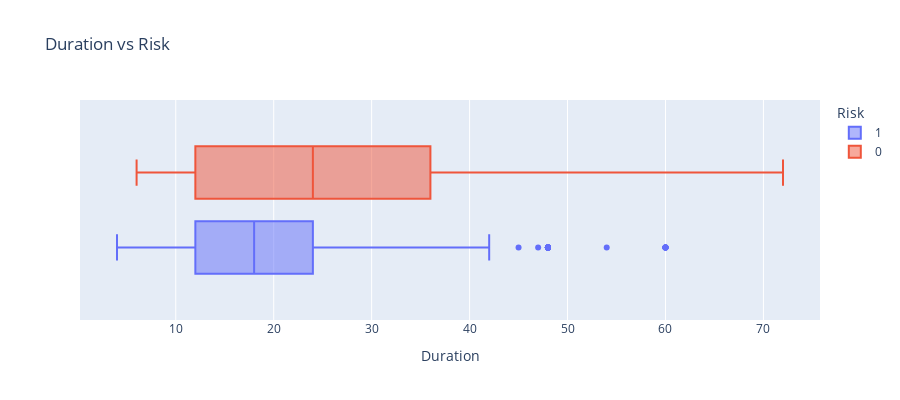
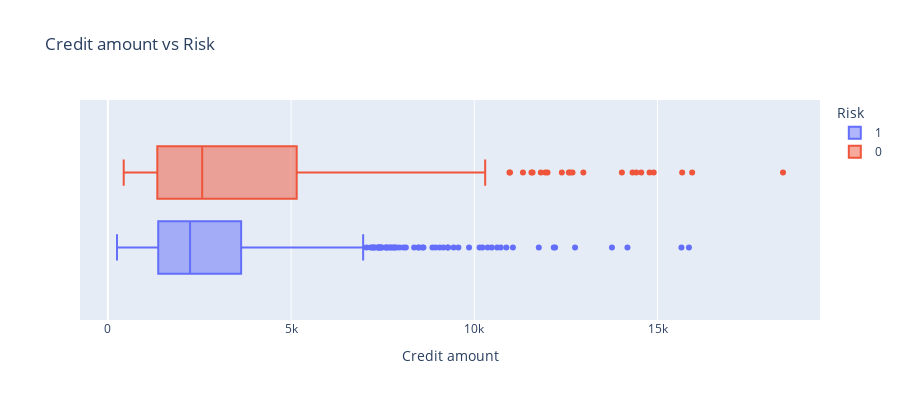
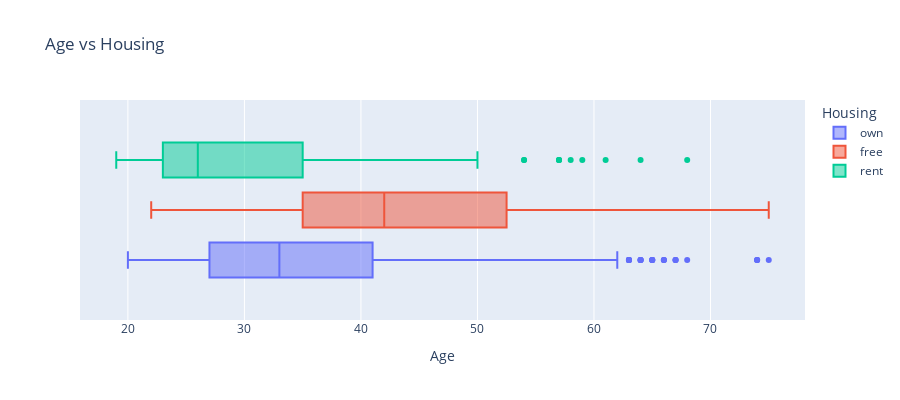

Notebook code for these charts, in order:
### Code cell
px.box(gc_df,x='Duration', color='Risk', title='Duration vs Risk', height=400).show()
px.box(gc_df,x='Credit amount', color='Risk', title='Credit amount vs Risk', height=400).show()
px.box(gc_df,x='Age', color='Housing', title='Age vs Housing', height=400).show()

### Figure 1 — Plotly figure (JSON) as saved in the notebook; plotly's stock layout.template omitted (floating-point values rounded to 4 significant figures; data arrays with more than 128 entries replaced by an {"elided": "..."} marker saying what was removed)
{"data": [{"alignmentgroup": "True", "hovertemplate": "Risk=1<br>Duration=%{x}<extra></extra>", "legendgroup": "1", "marker": {"color": "#636efa"}, "name": "1", "notched": false, "offsetgroup": "1", "orientation": "h", "showlegend": true, "type": "box", "x": {"elided": "700 int values"}, "x0": " ", "xaxis": "x", "y0": " ", "yaxis": "y"}, {"alignmentgroup": "True", "hovertemplate": "Risk=0<br>Duration=%{x}<extra></extra>", "legendgroup": "0", "marker": {"color": "#EF553B"}, "name": "0", "notched": false, "offsetgroup": "0", "orientation": "h", "showlegend": true, "type": "box", "x": {"elided": "300 int values"}, "x0": " ", "xaxis": "x", "y0": " ", "yaxis": "y"}], "layout": {"boxmode": "group", "height": 400, "legend": {"title": {"text": "Risk"}, "tracegroupgap": 0}, "title": {"text": "Duration vs Risk"}, "xaxis": {"anchor": "y", "domain": [0, 1], "title": {"text": "Duration"}}, "yaxis": {"anchor": "x", "domain": [0, 1]}}}

### Figure 2 — Plotly figure (JSON) as saved in the notebook; plotly's stock layout.template omitted (floating-point values rounded to 4 significant figures; data arrays with more than 128 entries replaced by an {"elided": "..."} marker saying what was removed)
{"data": [{"alignmentgroup": "True", "hovertemplate": "Risk=1<br>Credit amount=%{x}<extra></extra>", "legendgroup": "1", "marker": {"color": "#636efa"}, "name": "1", "notched": false, "offsetgroup": "1", "orientation": "h", "showlegend": true, "type": "box", "x": {"elided": "700 int values"}, "x0": " ", "xaxis": "x", "y0": " ", "yaxis": "y"}, {"alignmentgroup": "True", "hovertemplate": "Risk=0<br>Credit amount=%{x}<extra></extra>", "legendgroup": "0", "marker": {"color": "#EF553B"}, "name": "0", "notched": false, "offsetgroup": "0", "orientation": "h", "showlegend": true, "type": "box", "x": {"elided": "300 int values"}, "x0": " ", "xaxis": "x", "y0": " ", "yaxis": "y"}], "layout": {"boxmode": "group", "height": 400, "legend": {"title": {"text": "Risk"}, "tracegroupgap": 0}, "title": {"text": "Credit amount vs Risk"}, "xaxis": {"anchor": "y", "domain": [0, 1], "title": {"text": "Credit amount"}}, "yaxis": {"anchor": "x", "domain": [0, 1]}}}

### Figure 3 — Plotly figure (JSON) as saved in the notebook; plotly's stock layout.template omitted (floating-point values rounded to 4 significant figures; data arrays with more than 128 entries replaced by an {"elided": "..."} marker saying what was removed)
{"data": [{"alignmentgroup": "True", "hovertemplate": "Housing=own<br>Age=%{x}<extra></extra>", "legendgroup": "own", "marker": {"color": "#636efa"}, "name": "own", "notched": false, "offsetgroup": "own", "orientation": "h", "showlegend": true, "type": "box", "x": {"elided": "713 int values"}, "x0": " ", "xaxis": "x", "y0": " ", "yaxis": "y"}, {"alignmentgroup": "True", "hovertemplate": "Housing=free<br>Age=%{x}<extra></extra>", "legendgroup": "free", "marker": {"color": "#EF553B"}, "name": "free", "notched": false, "offsetgroup": "free", "orientation": "h", "showlegend": true, "type": "box", "x": [45, 53, 35, 44, 31, 58, 57, 61, 37, 51, 66, 47, 63, 47, 42, 70, 74, 68, 34, 36, 38, 53, 22, 51, 24, 29, 36, 57, 36, 31, 44, 56, 44, 40, 34, 75, 24, 32, 46, 61, 63, 60, 36, 57, 38, 39, 55, 55, 36, 35, 62, 42, 42, 32, 36, 44, 53, 42, 60, 43, 35, 49, 37, 52, 32, 34, 50, 45, 48, 27, 65, 38, 50, 22, 37, 47, 34, 30, 46, 47, 35, 35, 32, 55, 39, 30, 66, 50, 51, 51, 54, 55, 46, 47, 38, 35, 32, 28, 36, 27, 48, 42, 39, 42, 30, 30, 29, 23], "x0": " ", "xaxis": "x", "y0": " ", "yaxis": "y"}, {"alignmentgroup": "True", "hovertemplate": "Housing=rent<br>Age=%{x}<extra></extra>", "legendgroup": "rent", "marker": {"color": "#00cc96"}, "name": "rent", "notched": false, "offsetgroup": "rent", "orientation": "h", "showlegend": true, "type": "box", "x": {"elided": "179 int values"}, "x0": " ", "xaxis": "x", "y0": " ", "yaxis": "y"}], "layout": {"boxmode": "group", "height": 400, "legend": {"title": {"text": "Housing"}, "tracegroupgap": 0}, "title": {"text": "Age vs Housing"}, "xaxis": {"anchor": "y", "domain": [0, 1], "title": {"text": "Age"}}, "yaxis": {"anchor": "x", "domain": [0, 1]}}}
